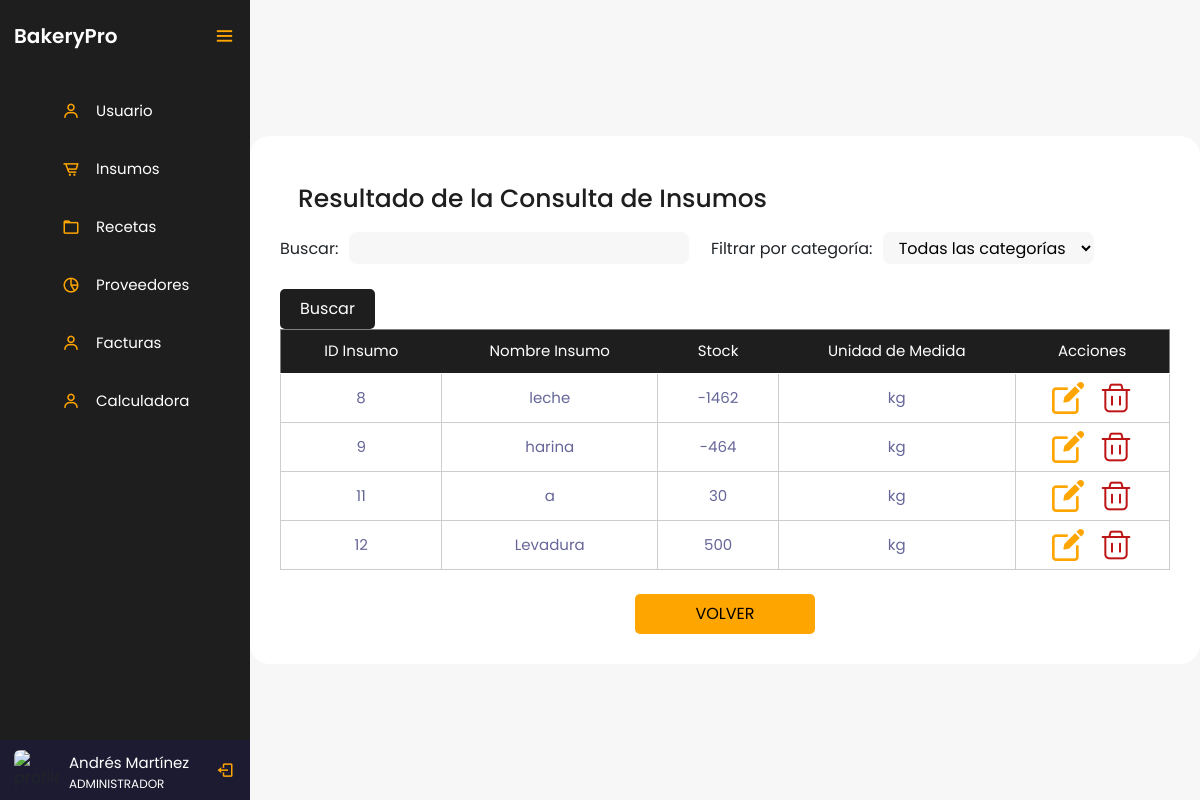
Screenshot of /controlador/Insumos/consultar.php (signed in) with the database file from the repository.
### tables this page shows
CREATE TABLE `tblusuario` (
  `IdUsuario` int(3) NOT NULL,
  `Nombres` varchar(20) NOT NULL,
  `Apellidos` varchar(20) NOT NULL,
  `IdRol` int(3) NOT NULL,
  `Cedula` decimal(10,0) NOT NULL,
  `Telefono` varchar(20) NOT NULL,
  `Password` varchar(10) NOT NULL
);

CREATE TABLE `tblroles` (
  `IdRol` int(3) NOT NULL,
  `Rol` varchar(20) NOT NULL
);

CREATE TABLE `tblinsumos` (
  `IdInsumo` int(3) NOT NULL,
  `NombreInsumo` varchar(30) NOT NULL,
  `Stock` decimal(5,0) NOT NULL,
  `IdUnidadMedida` int(3) NOT NULL,
  `IdCategoria` int(3) NOT NULL
);

CREATE TABLE `tblunidadesmedidas` (
  `IdUnidadMedida` int(3) NOT NULL,
  `medida` varchar(20) NOT NULL
);

### controlador/Insumos/consultar.php (the view, shortened to what this page needs)
<?php
    $servername = "localhost";
    $username = "root";
    $password = "";
    $dbname = "bakerypro";
    $conexion = mysqli_connect($servername, $username, $password, $dbname);
    $cedula = $_SESSION['cedula'];
    $sql = "SELECT Nombres, Apellidos, Rol FROM tblusuario INNER JOIN tblroles ON tblusuario.IdRol = tblroles.IdRol WHERE Cedula = $cedula";
    $resultado = mysqli_query($conexion, $sql);
    if (mysqli_num_rows($resultado) > 0) {
        $fila = mysqli_fetch_assoc($resultado);
        $nombre = $fila["Nombres"] . " " . $fila["Apellidos"];
        $rol = $fila["Rol"];
    } else {
        $nombre = "Nombre de usuario";
        $rol = "Rol de usuario";
    }
?>
<!DOCTYPE html>
<html lang="en">
<head>
    <link href="https://cdn.jsdelivr.net/npm/bootstrap@5.3.3/dist/css/bootstrap.min.css" rel="stylesheet">
    <link href='https://unpkg.com/boxicons@2.0.7/css/boxicons.min.css' rel='stylesheet'>
    <link rel="stylesheet" href="../../vista/style/styles.css">
</head>
<body>
    <div class="sidebar open">
        <div class="logo-details">
            <a href="../../dashboard.php" class="logo_link">
                <span class="logo_name">BakeryPro</span>
            </a>
            <i class='bx bx-menu' id="btn" ></i>
        </div>
        <ul class="nav-list">
            <li>
                <a href="../../vista/html/usuarios.php">
                    <i class='bx bx-user' ></i>
                    <span class="links_name">Usuario</span>
                </a>
            </li>
            <li>
                <a href="../../vista/html/insumos.php">
                    <i class='bx bx-cart-alt' ></i>
                    <span class="links_name">Insumos</span>
                </a>
            </li>
            <li>
                <a href="../../vista/html/recetas.php">
                    <i class='bx bx-folder' ></i>
                    <span class="links_name">Recetas</span>
                </a>
            </li>
            <li>
                <a href="../../vista/html/proveedores.php">
                    <i class='bx bx-pie-chart-alt-2' ></i>
                    <span class="links_name">Proveedores</span>
                </a>
            </li>
            <li>
                <a href="../../vista/html/facturas.php">
                    <i class='bx bx-user' ></i>
                    <span class="links_name">Facturas</span>
                </a>
            </li>
            <li>
                <a href="../../vista/html/calculadora.php">
                    <i class='bx bx-user' ></i>
                    <span class="links_name">Calculadora</span>
                </a>
            </li>
            <li class="profile">
                <div class="profile-details">
                    <img src="profile.jpg" alt="profileImg">
                    <div class="name_job">
                        <div class="name"><?php echo $nombre; ?></div>
                        <div class="job"><?php echo $rol; ?></div>
                    </div>
                </div>
                <a href="../login/logout.php" id="log_out">
                    <i class='bx bx-log-out'></i>
                </a>
            </li>
        </ul>
    </div>
    <section class="home-section">
        <div class="container">
            <h2 class="titleContainer">Resultado de la Consulta de Insumos</h2>
        <form action="" method="GET">
                <label for="search">Buscar:</label>
                <input type="text" id="search" name="search" class="input-filtro">
                <label for="category">Filtrar por categoría:</label>
                <select id="category" name="category" class="select-filtro">
                    <option value="">Todas las categorías</option>
                </select>
                <button type="submit">Buscar</button>
            </form>
            <?php
                include '../../modelo/conexion.php';
                $sql = "SELECT tblinsumos.IdInsumo, tblinsumos.NombreInsumo, tblinsumos.Stock, tblunidadesmedidas.medida
                        FROM tblinsumos
                        INNER JOIN tblunidadesmedidas ON tblinsumos.IdUnidadMedida = tblunidadesmedidas.IdUnidadMedida";
                $resultado = $conexion->query($sql);
                if ($resultado->num_rows > 0) {
                    echo "<table border='1'>
                            <tr>
                                <th>ID Insumo</th>
                                <th>Nombre Insumo</th>
                                <th>Stock</th>
                                <th>Unidad de Medida</th>
                                <th>Acciones</th>
                            </tr>";
                    while ($fila = $resultado->fetch_assoc()) {
                        echo "<tr>
                                <td>{$fila['IdInsumo']}</td>
                                <td>{$fila["NombreInsumo"]}</td>
                                <td>{$fila["Stock"]}</td>
                                <td>{$fila["medida"]}</td>
                                <td>
                                    <a href='editar.php?idInsumo={$fila["IdInsumo"]}'><img src='../../vista/img/editar.png' alt='editar'></a>
                                    <a href='#' class='btn3 btn-danger btn-sm' data-bs-toggle='modal' data-bs-target='#ModalEliminarInsumo' data-bs-id='{$fila['IdInsumo']}'><img src='../../vista/img/eliminar.png' alt='eliminar'></a>
                                    </td>
                            </tr>";
                    }
                    echo "</table>";
                } else {
                    echo "<p>No se encontraron resultados para la búsqueda y filtro proporcionados.</p>";
                }
            ?>
            <br>
            <a href="../../vista/html/insumos.php" class="volverConsultar">VOLVER</a>
        </div>
    </section>
</body>
</html>

### vista/style/styles.css (style rules this page uses)
:root { --orange: #d4894c; --white_trasnparent: #232830; --very-light-pink: #C7C7C7; --text-input-field: #F7F7F7; --hospital-green: #bd1515; --sm: 14px; --md: 16px; --lg: 18px; --yellow: #ffa500; --black: #201e1c; --white: #ffffff; --official-black:#1e1e1e; --official-red:#ffa500; --background-white:#f7f7f7; --card-white:#ffffff; }
* { margin: 0; padding: 0; box-sizing: border-box; font-family: "Poppins" , sans-serif; }
.sidebar { position: fixed; left: 0; top: 0; height: 100%; width: 78px; background: var(--official-black); padding: 6px 14px; z-index: 99; transition: all 0.5s ease; }
.sidebar.open { width: 250px; }
.sidebar .logo-details { height: 60px; display: flex; align-items: center; position: relative; }
.sidebar .logo-details .logo_name { color: #fff; font-size: 20px; font-weight: 600; opacity: 0; transition: all 0.5s ease; }
.sidebar.open .logo-details .icon, .sidebar.open .logo-details .logo_name { opacity: 1; }
.sidebar .logo-details #btn { position: absolute; top: 50%; right: 0; transform: translateY(-50%); font-size: 22px; transition: all 0.4s ease; font-size: 23px; text-align: center; cursor: pointer; transition: all 0.5s ease; }
.sidebar.open .logo-details #btn { text-align: right; }
.sidebar i { color: var(--official-red); height: 60px; min-width: 50px; font-size: 28px; text-align: center; line-height: 60px; }
.sidebar .nav-list { margin-top: 20px; height: 100%; }
.sidebar li { position: relative; margin: 8px 0; list-style: none; }
.sidebar li a { display: flex; height: 100%; width: 100%; border-radius: 12px; align-items: center; text-decoration: none; transition: all 0.4s ease; }
.sidebar li a .links_name { color: #fff; font-size: 15px; font-weight: 400; white-space: nowrap; opacity: 0; pointer-events: none; transition: 0.4s; }
.sidebar.open li a .links_name { opacity: 1; pointer-events: auto; }
.sidebar li i { height: 50px; line-height: 50px; font-size: 18px; border-radius: 12px; }
.sidebar li.profile { position: fixed; height: 60px; width: 78px; left: 0; bottom: -8px; padding: 10px 14px; background: #1d1b31; transition: all 0.5s ease; overflow: hidden; }
.sidebar.open li.profile { width: 250px; }
.sidebar li .profile-details { display: flex; align-items: center; flex-wrap: nowrap; }
.sidebar li img { height: 45px; width: 45px; object-fit: cover; border-radius: 6px; margin-right: 10px; }
.sidebar li.profile .name, .sidebar li.profile .job { font-size: 15px; font-weight: 400; color: #fff; white-space: nowrap; }
.sidebar li.profile .job { font-size: 12px; }
.sidebar .profile #log_out { position: absolute; top: 50%; right: 0; transform: translateY(-50%); background: #1d1b31; width: 100%; height: 60px; line-height: 60px; border-radius: 0px; transition: all 0.5s ease; }
.sidebar.open .profile #log_out { width: 50px; background: none; }
.logo_link { text-decoration: none; }
.home-section { position: relative; background: var(--background-white); min-height: 100vh; display: flex; top: 0; left: 78px; width: calc(100% - 78px); transition: all 0.5s ease; z-index: 2; justify-content: center; align-items: center; }
.sidebar.open ~ .home-section { left: 250px; width: calc(100% - 250px); }
.titleContainer { color: var(--official-black); font-size: 25px; font-weight: 500; margin: 18px }
.volverConsultar { height: 40px; width: 180px; display: flex; justify-content: center; background: var(--yellow); border-radius: 5px; align-items: center; margin: auto; }
.container { height: auto; background: var(--card-white); padding: 30px; border-radius: 20px; }
.btn3 { height: 40px; border: none; border-radius: 5px; transition: 1s; cursor: pointer; margin: 0 auto; }
table { font-size: 15px; width: 100%; text-align: center; border-collapse: collapse; }
th { font-size: 15px; font-weight: normal; padding: 8px; background: var(--official-black); border-bottom: 1px solid #fff; color: #fff; padding: 10px 30px; }
td { padding: 8px; background: #ffffff7d; border: 1px solid #cdcdcd; color: #669; border-top: 1px solid transparent; }
a { text-decoration: none; color: black; }
tbody tr td img { margin: 0 6px; }
.input-filtro, .select-filtro { background-color: var(--text-input-field); border: none; border-radius: 8px; height: 32px; font-size: var(--md); padding: 6px 12px; margin: 0px 18px 25px 6px; }
.container button[type="submit"] { padding: 8px 20px; background-color: var(--official-black); color: #fff; border: none; border-radius: 5px; cursor: pointer; }

### rows the page displays
tblusuario: nombre "Andrés Martínez", IdRol.Rol "ADMINISTRADOR"
tblinsumos: IdInsumo "8", NombreInsumo "leche", Stock "-1462", IdUnidadMedida.medida "kg"
tblinsumos: IdInsumo "9", NombreInsumo "harina", Stock "-464", IdUnidadMedida.medida "kg"
tblinsumos: IdInsumo "11", NombreInsumo "a", Stock "30", IdUnidadMedida.medida "kg"
tblinsumos: IdInsumo "12", NombreInsumo "Levadura", Stock "500", IdUnidadMedida.medida "kg"
